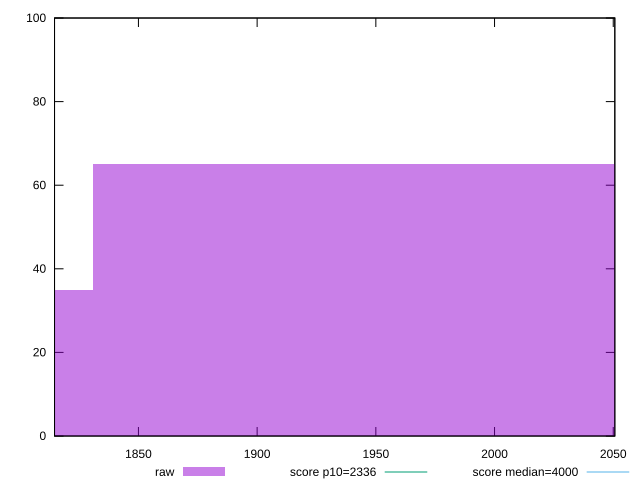

Generate this figure with gnuplot:
reset

$raw <<EOF
1708.9079946321826 35
1953.037708151066 65
EOF

set key outside below
set boxwidth 244.12971351888325
set xrange [1814.6572999999999:2050.66715]
set yrange [0:100]
set style fill transparent solid 0.5 noborder

set parametric
set terminal svg size 640, 490 enhanced background rgb 'white'
set output "report_00007_2020-12-11T15:55:29.892Z/first-contentful-paint/samples/pages+cached+noexternal+noimg/raw/histogram.svg"

plot $raw title "raw" with boxes, \
     2336,t title "score p10=2336", \
     4000,t title "score median=4000"

reset
